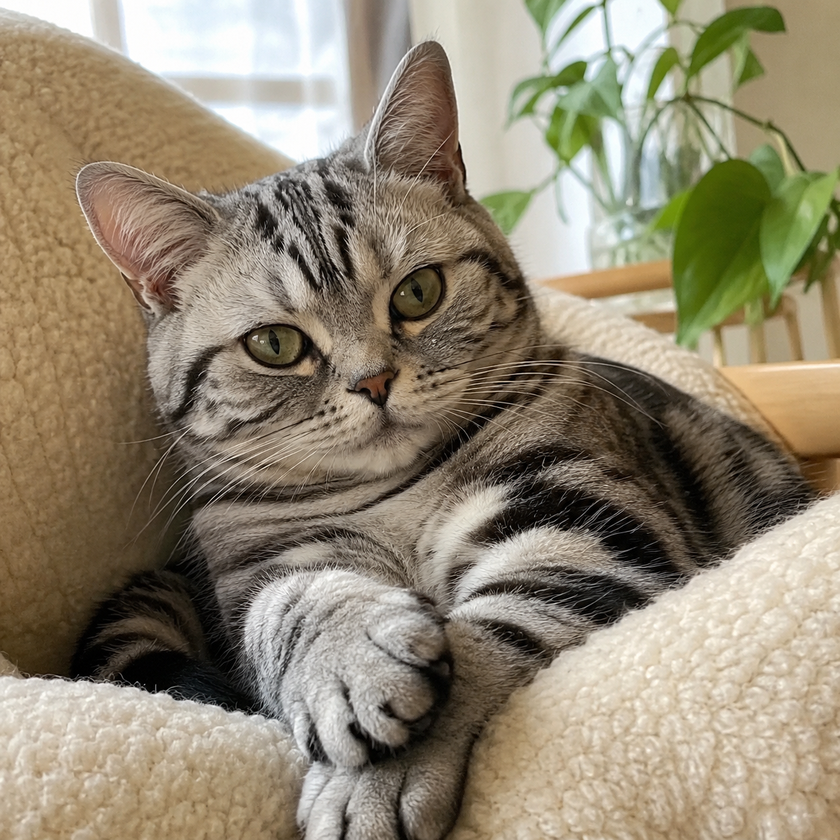
#> input picture syamashita-tu/chapter12/cat.png, 840 x 840 px, shrunk from 1254 x 1254 before the run, found by its file name
$ jupyter execute q09.ipynb
#> lines starting #> are read from the running program, lines starting #| are printed output that depends on the picture
グレースケール画像の2次元DFTを計算し，```np.fft.fftshift``` を適用した振幅スペクトルを表示しなさい．
ただし，振幅スペクトルはダイナミックレンジが非常に広いため，
$20 \log_{10}(|X[k_1, k_2]| + \varepsilon)$（$\varepsilon$ は小さな正の数，例えば $10^{-9}$）のように対数スケールに変換して表示すること．
画像の滑らかな変化（低周波成分）と細かい模様やエッジ（高周波成分）が，
スペクトル上のどこに対応するか考察しなさい．

[cell 1]
from PIL import Image
import numpy as np
import matplotlib.pyplot as plt

# 入力画像パス
input_path = "/home/syamashita/initial-training-2026/syamashita-tu/chapter12/cat.png"

# 小さな正の数
epsilon = 1e-9

# Pillowでグレースケール画像として読み込み
img = Image.open(input_path).convert("L")
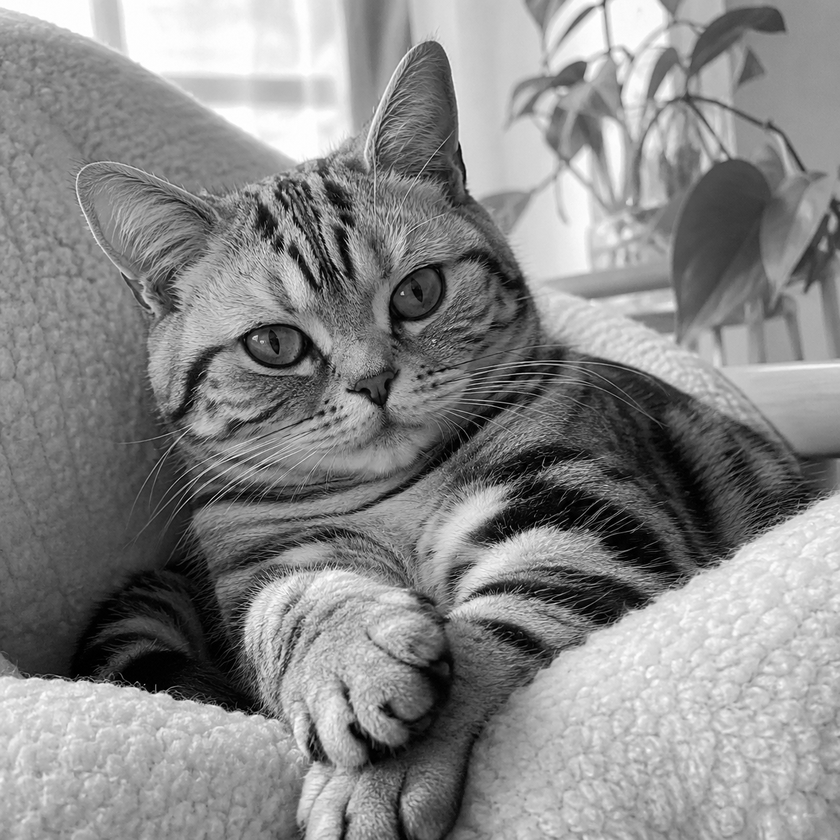
#> img: PIL image 840x840 L; min 0, max 255, mean 136.3

# NumPy配列へ変換
f = np.asarray(img, dtype=np.float64)

# 2次元DFT
X = np.fft.fft2(f)

# 直流成分を中心へ移動
X_shift = np.fft.fftshift(X)

# 対数スケールの振幅スペクトル
amp_db = 20 * np.log10(np.abs(X_shift) + epsilon)
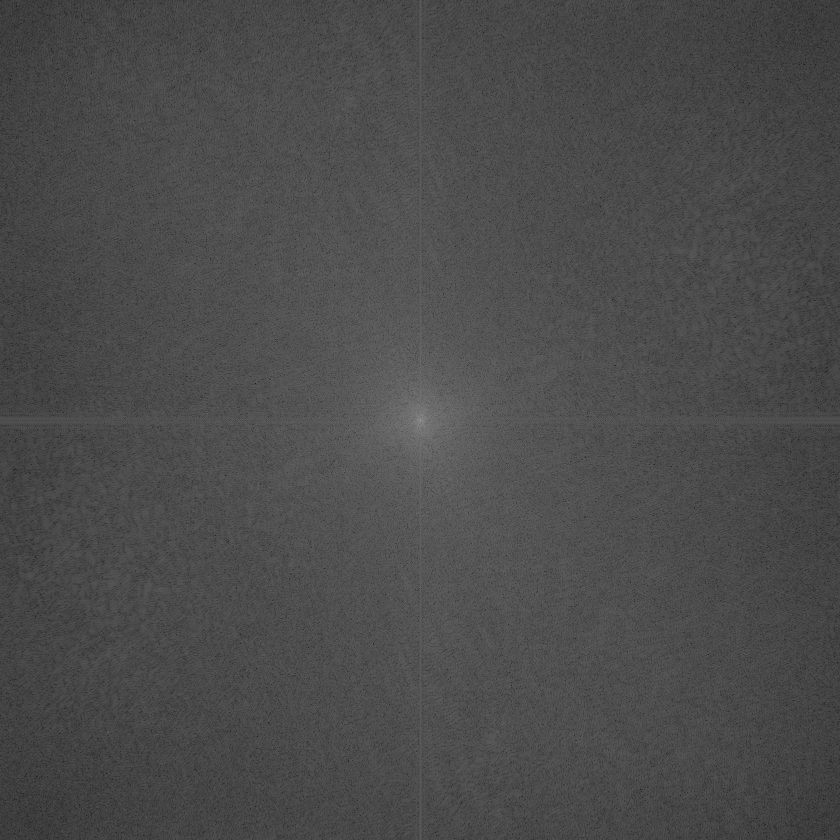
#> amp_db: shape (840, 840) float64; min 15.22, max 159.7, mean 76

# 表示
plt.figure(figsize=(10, 4))

plt.subplot(1, 2, 1)
plt.imshow(f, cmap="gray")
plt.title("Grayscale image")
plt.axis("off")

plt.subplot(1, 2, 2)
plt.imshow(amp_db, cmap="gray")
plt.title("Amplitude spectrum")
plt.axis("off")

plt.tight_layout()
plt.show()
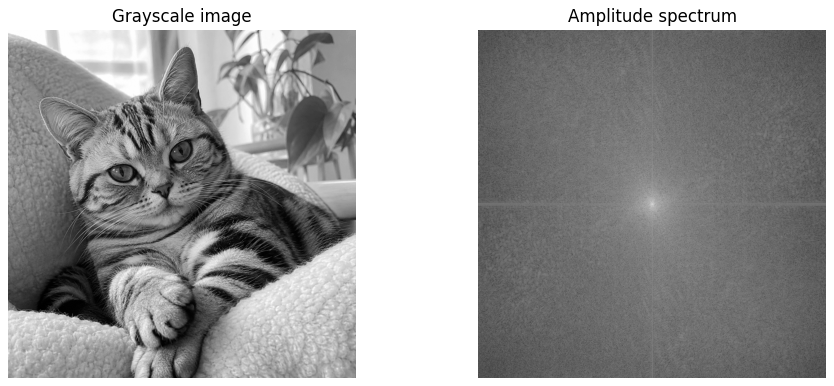
#> figure drawn by matplotlib, 2 panels
